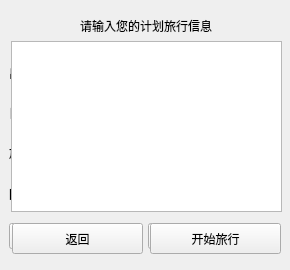
<?xml version="1.0" encoding="UTF-8"?>
<ui version="4.0">
 <class>RouteQuery</class>
 <widget class="QWidget" name="RouteQuery">
  <property name="geometry">
   <rect>
    <x>0</x>
    <y>0</y>
    <width>290</width>
    <height>270</height>
   </rect>
  </property>
  <property name="windowTitle">
   <string>Form</string>
  </property>
  <widget class="QLabel" name="label">
   <property name="geometry">
    <rect>
     <x>80</x>
     <y>10</y>
     <width>151</width>
     <height>31</height>
    </rect>
   </property>
   <property name="text">
    <string>请输入您的计划旅行信息</string>
   </property>
  </widget>
  <widget class="QPushButton" name="startBtn">
   <property name="geometry">
    <rect>
     <x>150</x>
     <y>223</y>
     <width>131</width>
     <height>31</height>
    </rect>
   </property>
   <property name="text">
    <string>开始旅行</string>
   </property>
  </widget>
  <widget class="QListView" name="planList">
   <property name="geometry">
    <rect>
     <x>11</x>
     <y>41</y>
     <width>271</width>
     <height>171</height>
    </rect>
   </property>
  </widget>
  <widget class="QPushButton" name="backButton">
   <property name="geometry">
    <rect>
     <x>12</x>
     <y>223</y>
     <width>131</width>
     <height>31</height>
    </rect>
   </property>
   <property name="text">
    <string>返回</string>
   </property>
  </widget>
  <widget class="QWidget" name="">
   <property name="geometry">
    <rect>
     <x>9</x>
     <y>50</y>
     <width>271</width>
     <height>211</height>
    </rect>
   </property>
   <layout class="QVBoxLayout" name="verticalLayout">
    <item>
     <layout class="QHBoxLayout" name="horizontalLayout">
      <item>
       <widget class="QLabel" name="fromLabel">
        <property name="text">
         <string>出发地</string>
        </property>
       </widget>
      </item>
      <item>
       <widget class="QComboBox" name="fromChoice">
        <item>
         <property name="text">
          <string>北京</string>
         </property>
        </item>
        <item>
         <property name="text">
          <string>天津</string>
         </property>
        </item>
        <item>
         <property name="text">
          <string>上海</string>
         </property>
        </item>
        <item>
         <property name="text">
          <string>重庆</string>
         </property>
        </item>
        <item>
         <property name="text">
          <string>哈尔滨</string>
         </property>
        </item>
        <item>
         <property name="text">
          <string>沈阳</string>
         </property>
        </item>
        <item>
         <property name="text">
          <string>石家庄</string>
         </property>
        </item>
        <item>
         <property name="text">
          <string>西安</string>
         </property>
        </item>
        <item>
         <property name="text">
          <string>济南</string>
         </property>
        </item>
        <item>
         <property name="text">
          <string>广州</string>
         </property>
        </item>
        <item>
         <property name="text">
          <string>长沙</string>
         </property>
        </item>
        <item>
         <property name="text">
          <string>南京</string>
         </property>
        </item>
        <item>
         <property name="text">
          <string>武汉</string>
         </property>
        </item>
        <item>
         <property name="text">
          <string>成都</string>
         </property>
        </item>
        <item>
         <property name="text">
          <string>深圳</string>
         </property>
        </item>
       </widget>
      </item>
     </layout>
    </item>
    <item>
     <layout class="QHBoxLayout" name="horizontalLayout_2">
      <item>
       <widget class="QLabel" name="toLabel">
        <property name="text">
         <string>目的地</string>
        </property>
       </widget>
      </item>
      <item>
       <widget class="QComboBox" name="toChoice">
        <item>
         <property name="text">
          <string>北京</string>
         </property>
        </item>
        <item>
         <property name="text">
          <string>天津</string>
         </property>
        </item>
        <item>
         <property name="text">
          <string>上海</string>
         </property>
        </item>
        <item>
         <property name="text">
          <string>重庆</string>
         </property>
        </item>
        <item>
         <property name="text">
          <string>哈尔滨</string>
         </property>
        </item>
        <item>
         <property name="text">
          <string>沈阳</string>
         </property>
        </item>
        <item>
         <property name="text">
          <string>石家庄</string>
         </property>
        </item>
        <item>
         <property name="text">
          <string>西安</string>
         </property>
        </item>
        <item>
         <property name="text">
          <string>济南</string>
         </property>
        </item>
        <item>
         <property name="text">
          <string>广州</string>
         </property>
        </item>
        <item>
         <property name="text">
          <string>长沙</string>
         </property>
        </item>
        <item>
         <property name="text">
          <string>南京</string>
         </property>
        </item>
        <item>
         <property name="text">
          <string>武汉</string>
         </property>
        </item>
        <item>
         <property name="text">
          <string>成都</string>
         </property>
        </item>
        <item>
         <property name="text">
          <string>深圳</string>
         </property>
        </item>
       </widget>
      </item>
     </layout>
    </item>
    <item>
     <layout class="QHBoxLayout" name="horizontalLayout_3">
      <item>
       <widget class="QLabel" name="strategyLabel">
        <property name="text">
         <string>旅行策略</string>
        </property>
       </widget>
      </item>
      <item>
       <widget class="QComboBox" name="strategyChoice">
        <item>
         <property name="text">
          <string>最低风险</string>
         </property>
        </item>
        <item>
         <property name="text">
          <string>限时最低风险</string>
         </property>
        </item>
       </widget>
      </item>
     </layout>
    </item>
    <item>
     <layout class="QHBoxLayout" name="horizontalLayout_5">
      <item>
       <widget class="QLabel" name="timeLabel">
        <property name="text">
         <string>限制时间(h)</string>
        </property>
       </widget>
      </item>
      <item>
       <widget class="QSpinBox" name="spinBox"/>
      </item>
     </layout>
    </item>
    <item>
     <layout class="QHBoxLayout" name="horizontalLayout_4">
      <item>
       <widget class="QPushButton" name="backBtn">
        <property name="text">
         <string>返回</string>
        </property>
       </widget>
      </item>
      <item>
       <widget class="QPushButton" name="queryBtn">
        <property name="text">
         <string>查询</string>
        </property>
       </widget>
      </item>
     </layout>
    </item>
   </layout>
  </widget>
  <zorder>backButton</zorder>
  <zorder>startBtn</zorder>
  <zorder>planList</zorder>
  <zorder>horizontalLayoutWidget_4</zorder>
  <zorder>label</zorder>
  <zorder>verticalLayoutWidget</zorder>
  <zorder>verticalLayoutWidget</zorder>
 </widget>
 <resources/>
 <connections/>
</ui>
